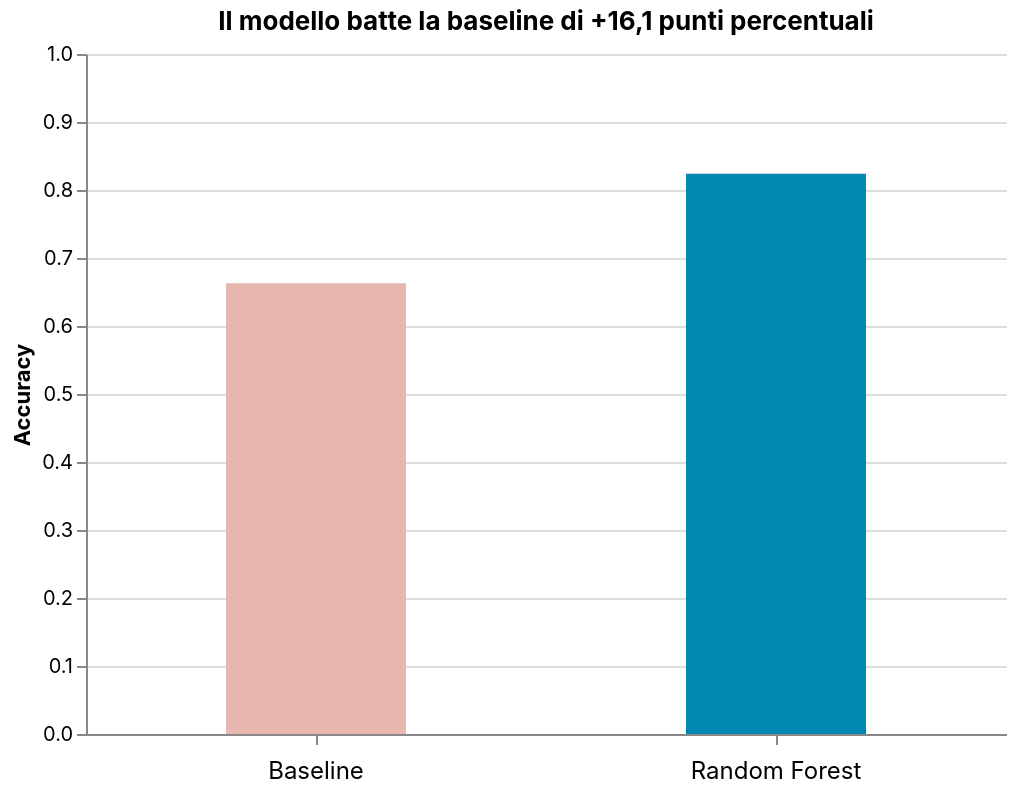

Describe this chart as a Vega-Lite specification.
### Vega-Lite specification from a JSON file in a GitHub repository (floating-point values rounded to 4 significant figures)
{"$schema": "https://vega.github.io/schema/vega-lite/v5.json", "config": {"background": "transparent", "view": {"stroke": "transparent"}, "title": {"font": "Inter"}, "axis": {"labelFont": "Inter", "titleFont": "Inter"}, "legend": {"labelFont": "Inter", "titleFont": "Inter"}, "header": {"labelFont": "Inter", "titleFont": "Inter"}, "text": {"font": "Inter"}, "range": {"category": ["#1b2140", "#ff8009", "#9a0641", "#ffe34a", "#e7b6af", "#0088b0", "#e03830"], "ramp": ["#e7b6af", "#1b2140"], "heatmap": ["#e7b6af", "#1b2140"]}}, "width": 460, "height": 340, "title": "Il modello batte la baseline di +16,1 punti percentuali", "data": {"values": [{"Modello": "Baseline", "Dettaglio": "(classe più frequente)", "Accuracy": 0.663}, {"Modello": "Random Forest", "Dettaglio": "(classificatore a fasce)", "Accuracy": 0.824}]}, "mark": {"type": "bar", "size": 90}, "encoding": {"x": {"field": "Modello", "type": "nominal", "title": null, "sort": null, "axis": {"labelAngle": 0, "labelLimit": 220, "labelFontSize": 12, "labelPadding": 8}}, "y": {"field": "Accuracy", "type": "quantitative", "title": "Accuracy", "scale": {"domain": [0, 1]}}, "color": {"field": "Modello", "type": "nominal", "legend": null, "scale": {"range": ["#e7b6af", "#0088b0"]}}, "tooltip": [{"field": "Modello"}, {"field": "Dettaglio"}, {"field": "Accuracy", "format": ".3f"}]}}
